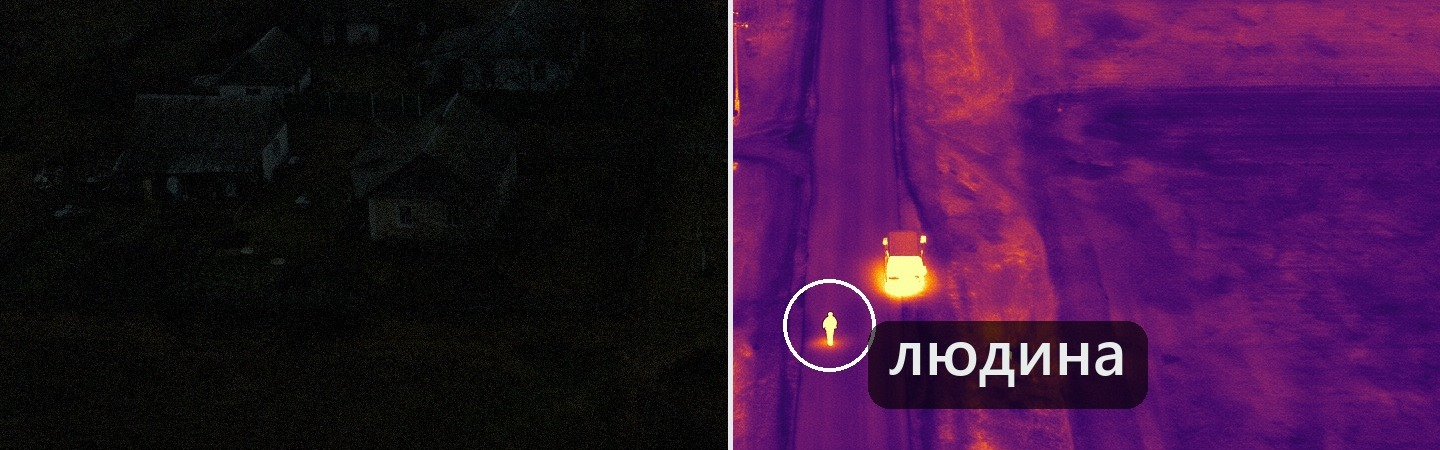
#> input picture lesson13/gen/p_isr_strip.jpg, 1440 x 450 px, given in place of h1_tuning_v1.png, which was not available
$ python l13_gen.py ../lesson13/gen
#> lines starting #> are read from the running program, lines starting #| are printed output that depends on the picture
"""Lesson 13: illustrations and memes built from Gemini renders (no text in the renders).

Usage: l13_gen.py <repo_root>
Reads lesson13/gen/versions, lesson13/memes/versions and the lesson 12 platform renders in lesson12/gen2,
writes slide images to lesson13/gen and captioned memes to lesson13/memes.
The 32x32 crops on the "polygon" slide are illustrations of what the synthetic demo data imitates, not demo data.
"""
import os
import sys

import numpy as np
from PIL import Image, ImageDraw, ImageFont

ROOT = sys.argv[1]
sys.argv[1] = os.path.join(ROOT, "lesson12")           # l12_gen2 reads its lesson dir from argv on import
sys.path.insert(0, os.path.dirname(os.path.abspath(__file__)))
from l12_gen2 import CARD, FONT, classic, row, tag    # noqa: E402

GEN, OUT = os.path.join(ROOT, "lesson13/gen/versions"), os.path.join(ROOT, "lesson13/gen")
MEME_SRC, MEME_OUT = os.path.join(ROOT, "lesson13/memes/versions"), os.path.join(ROOT, "lesson13/memes")
L12 = os.path.join(ROOT, "lesson12/gen2")


def render(name):
#> called with name = 'h1_tuning'
    return Image.open(os.path.join(GEN, name + "_v1.png")).convert("RGB")
#> returned value is the input picture: PIL image 1440x450 RGB; mean R, G, B 54.5, 18.1, 55.9


def save(im, name):
    im.save(os.path.join(OUT, name), quality=92)
    print("saved", name, im.size)


def band(im, aspect, top):
    """Full-width crop of the given aspect starting at `top` (fraction of the height)."""
#> called with aspect = 2.67, top = 0
    W, H = im.size
#> W = 1440; H = 450
    h = int(W / aspect)
#> h = 540
    y = int(top * H)
#> y = 0
    return im.crop((0, min(y, H - h), W, min(y, H - h) + h))
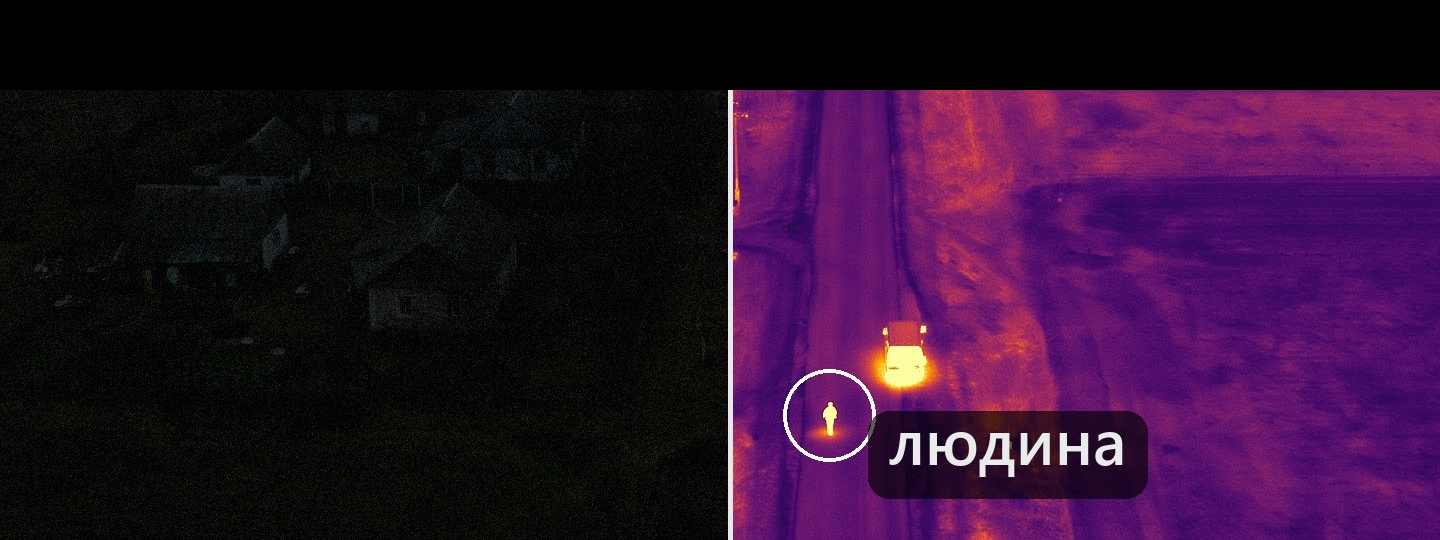
#> returned value: PIL image 1440x540 RGB; mean R, G, B 45.4, 15.1, 46.6


def crop32(im, cx, cy, half, size, shift=(0, 0)):
    """Square crop around (cx, cy) as the 32x32 px network input, shown enlarged with visible pixels."""
    c = im.crop((cx - half + shift[0], cy - half + shift[1], cx + half + shift[0], cy + half + shift[1]))
    return c.resize((32, 32), Image.LANCZOS).resize((size, size), Image.NEAREST)


def night(im):
    a = np.asarray(im).astype(float) / 255
    a = 0.25 * a ** 1.5 * np.array([0.8, 0.9, 1.0]) + np.random.default_rng(1).normal(0, 0.02, a.shape)
    return Image.fromarray((a.clip(0, 1) * 255).astype(np.uint8))


def sky(size):
    g = np.linspace(0, 1, size)[:, None, None]
    a = (1 - g) * np.array([70, 130, 200]) + g * np.array([170, 205, 235])
    return Image.fromarray(np.broadcast_to(a, (size, size, 3)).astype(np.uint8))


# ---------- slide 5: three ways to waste a month ----------
def p5():
    for name, out, top in (("h1_tuning", "p5_a.jpg", 0.0), ("h2_random", "p5_b.jpg", 0.03),
                           ("h3_wrong_place", "p5_c.jpg", 0.06)):
        save(band(render(name), 416 / 156, top), out)
#| saved p5_a.jpg (1440, 540)
#> pass 2 of the loop in p5, `for name, out, top in (("h1_tuning", "p5_a.jpg", 0.0), ("h2_random", "..`:
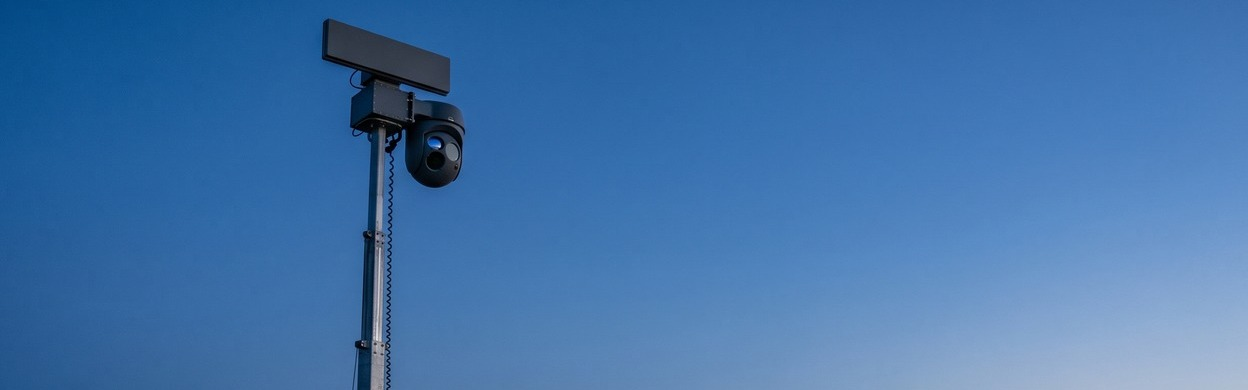
#> input picture lesson13/gen/p_mast_strip.jpg, 1248 x 390 px, given in place of h2_random_v1.png, which was not available
#> in render, returned value is the input picture: PIL image 1248x390 RGB; mean R, G, B 65.1, 115.3, 170.8
#> W = 1248; H = 390
#> h = 468
#> y = 11
#> in band (call 2), `return im.crop((0, min(y, H - h), W, min(y, H - h) + h))`:
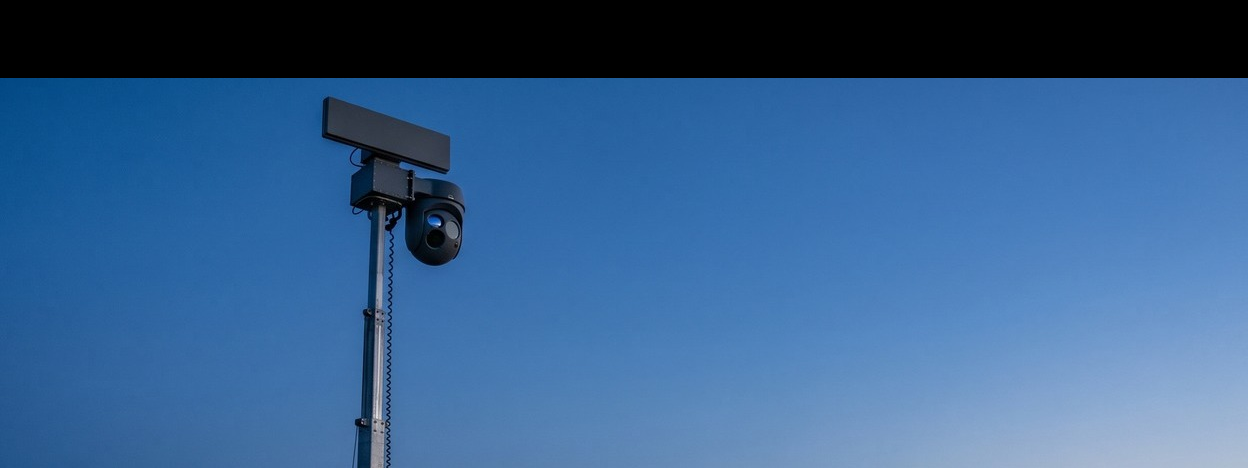
#> returned value: PIL image 1248x468 RGB; mean R, G, B 54.2, 96, 142.4
#| saved p5_b.jpg (1248, 468)


# ---------- slide 6: what the synthetic polygon imitates ----------
def p6():
    drone, drone_t, bird, field = render("drone_rgb"), render("drone_t"), render("bird_rgb"), render("field")
    S = 560
    a, b = crop32(drone, 1024, 1024, 420, S), crop32(drone_t, 1024, 1024, 420, S)
    tag(a, (16, 14), "RGB", 44); tag(b, (16, 14), "LWIR", 44)
    save(row([a, b], 72), "p6_frame.jpg")
    s = 360
    save(row([crop32(drone, 420, 1500, 420, s), crop32(drone, 1024, 1024, 420, s), crop32(bird, 1024, 1024, 420, s)], 56),
         "p6_classes.jpg")
    f = 216                                             # five consecutive frames of one event: almost identical
    save(row([crop32(drone, 1024, 1024, 420, f, shift=(-18 * k, 6 * k)) for k in range(5)], 28), "p6_flight.jpg")
    t = 272
    tiles = [sky(t), crop32(drone, 420, 1500, 420, t), crop32(bird, 420, 420, 420, t), crop32(field, 1024, 1300, 420, t)]
    top, bottom = row(tiles, 34), row([night(x) for x in tiles], 34)
    grid = Image.new("RGB", (top.width, 2 * t + 34), CARD)
    grid.paste(top, (0, 0)); grid.paste(bottom, (0, t + 34))
    save(grid, "p6_meta.jpg")


# ---------- slide 15: the cloakroom token ----------
def p15():
    save(band(render("cloakroom"), 4.0, 0.33), "p15_cloakroom.jpg")


# ---------- platforms: strips for the platform slides and the grid for the section divider ----------
PLATFORMS = [("isr", "p38_isr.jpg", "01 НІЧНА ISR", 0.25), ("fpv", "p55_fpv.jpg", "02 FPV / ПЕРЕХОПЛЮВАЧ", 0.28),
             ("mast", "p56_mast.jpg", "03 ЩОГЛА C-UAS", 0.02), ("ugv", "p57_ugv.jpg", "04 UGV У ДИМУ", 0.30)]


def platforms():
    tiles = []
    for key, src, label, top in PLATFORMS:
        im = Image.open(os.path.join(L12, src)).convert("RGB")
        save(band(im, 416 / 130, top), f"p_{key}_strip.jpg")
        W, H = im.size
        w = int(H * 4 / 3)
        box = (220, 150, 1220, 900) if key == "isr" else ((W - w) // 2, 0, (W - w) // 2 + w, H)   # below the RGB / LWIR tags
        t = im.crop(box).resize((720, 540), Image.LANCZOS)
        tag(t, (20, 484), label, 30)
        tiles.append(t)
    gap = 28
    grid = Image.new("RGB", (2 * 720 + gap, 2 * 540 + gap), CARD)
    for i, t in enumerate(tiles):
        grid.paste(t, ((i % 2) * (720 + gap), (i // 2) * (540 + gap)))
    save(grid, "p33_platforms.jpg")


# ---------- memes ----------
MEMES = [("m1_tag", "git tag ds-v2", "А dvc push хто робитиме?"),
         ("m2_params", "Експеримент 47 без dvc exp", "Які там були параметри?"),
         ("m3_anchors", "Grad-CAM для YOLO", "Для якого з 8400 якорів?")]


def memes():
    for name, top, bottom in MEMES:
        im = Image.open(os.path.join(MEME_SRC, name + "_v1.png")).convert("RGB").resize((1200, 896), Image.LANCZOS)
        classic(im, top, bottom).save(os.path.join(MEME_OUT, name + ".jpg"), quality=92)
    print("memes", len(MEMES))


if __name__ == "__main__":
#> (the run stopped early here; a loop or call above may not have finished)
